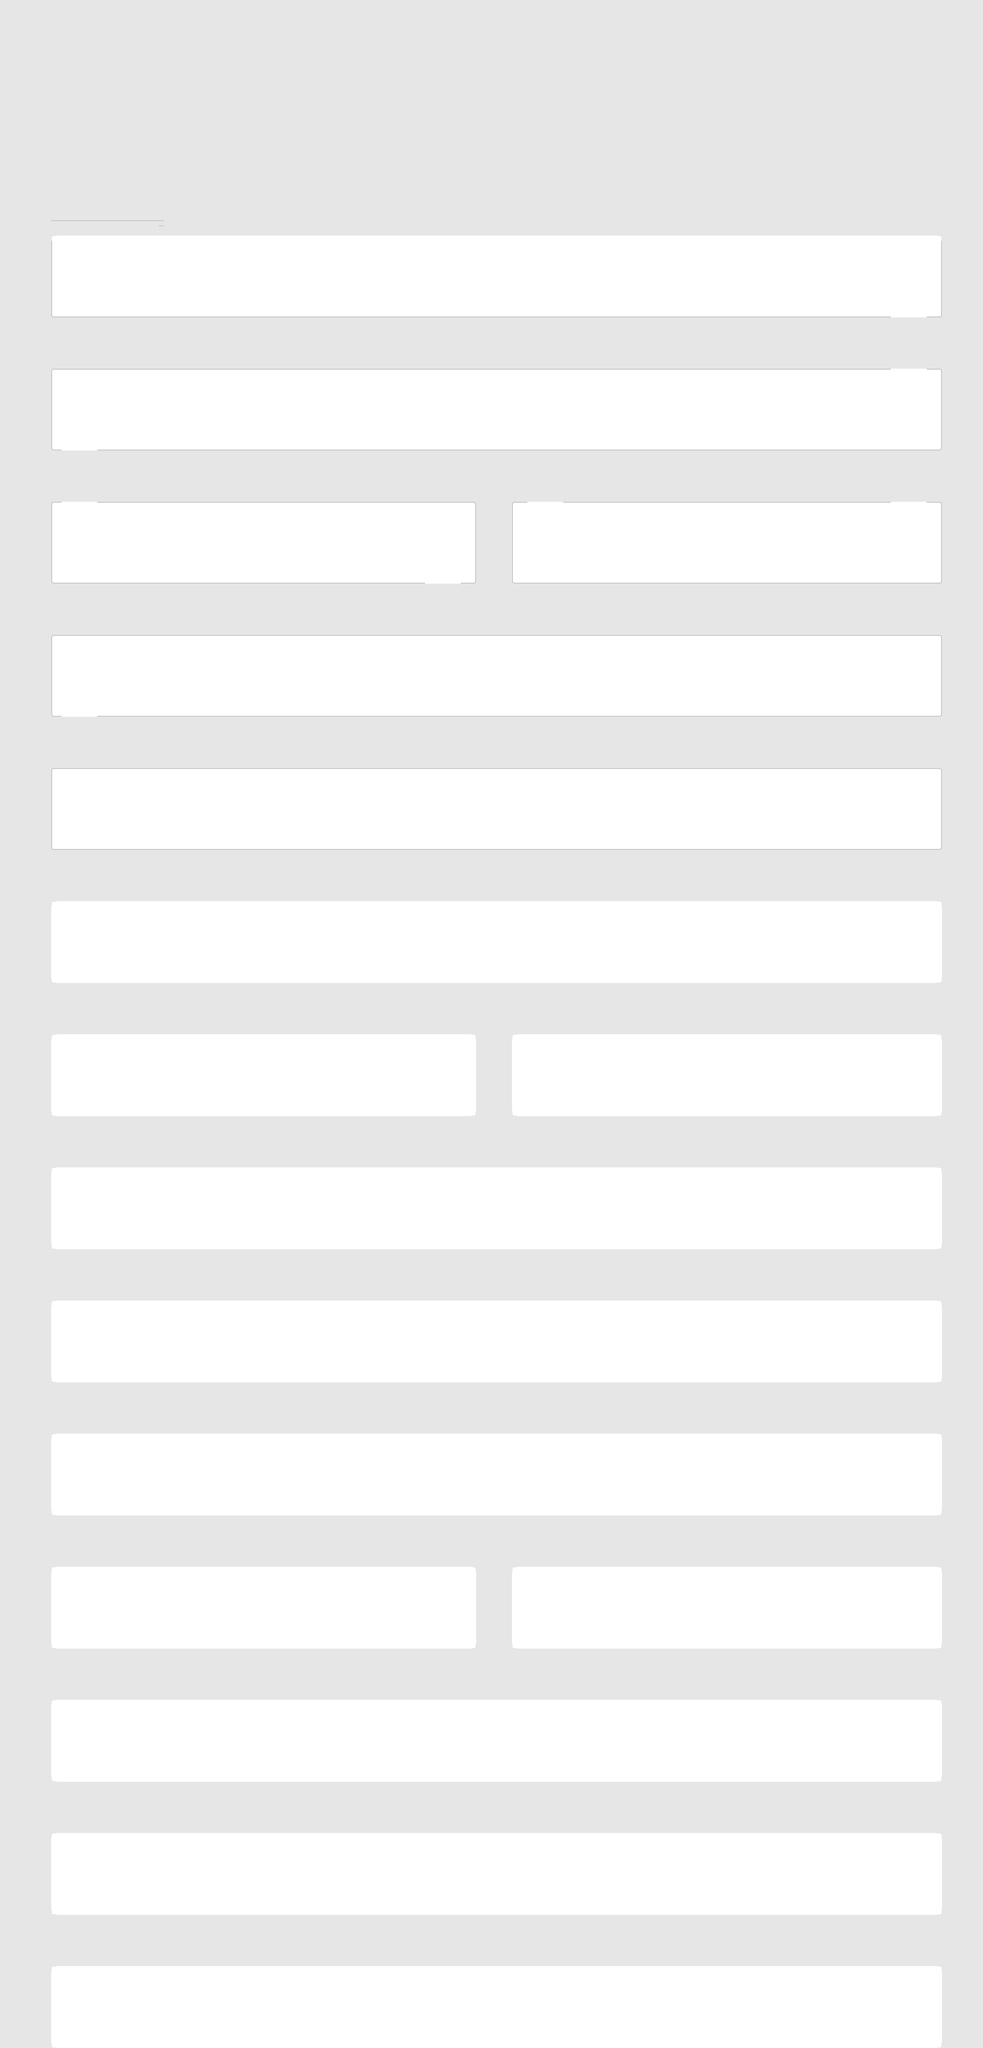

Tiled map render using the project's own tile images. Description and the map definition, with tile-layer contents summarised, below:
An orthogonal 192x400 tile map with 10x10 px tiles, 2 tile layers (Background Color, Collision Layer) and 691 objects.

<map version="1.0" orientation="orthogonal" renderorder="right-down" width="192" height="400" tilewidth="10" tileheight="10" nextobjectid="1698">
 <tileset firstgid="1" name="tiles" tilewidth="10" tileheight="10" tilecount="160" columns="20">
  <image source="../demo/demo-1/assets/imgs/tiles.png" width="200" height="80" />
 </tileset>
 <layer name="Background Color" width="192" height="400">
  <data>[76800 cells, 76800 non-empty, 6 distinct tile ids]</data>
 </layer>
 <layer name="Collision Layer" width="192" height="400">
  <data>[76800 cells, 1807 non-empty, 9 distinct tile ids]</data>
 </layer>
 <objectgroup name="Asterisks">
  <object id="1581" gid="67" x="300" y="600" width="10" height="10">
   <properties>
    <property name="field" value="name" />
   </properties>
  </object>
  <object id="1591" gid="67" x="850" y="520" width="10" height="10">
   <properties>
    <property name="field" value="name" />
   </properties>
  </object>
  <object id="1596" gid="67" x="1170" y="590" width="10" height="10">
   <properties>
    <property name="field" value="name" />
   </properties>
  </object>
  <object id="1602" gid="67" x="1490" y="850" width="10" height="10">
   <properties>
    <property name="field" value="email" />
   </properties>
  </object>
  <object id="1603" gid="67" x="1210" y="850" width="10" height="10">
   <properties>
    <property name="field" value="email" />
   </properties>
  </object>
  <object id="1605" gid="67" x="850" y="780" width="10" height="10">
   <properties>
    <property name="field" value="email" />
   </properties>
  </object>
  <object id="1609" gid="67" x="490" y="850" width="10" height="10">
   <properties>
    <property name="field" value="email" />
   </properties>
  </object>
  <object id="1631" gid="67" x="270" y="1050" width="10" height="10">
   <properties>
    <property name="field" value="password" />
   </properties>
  </object>
  <object id="1632" gid="67" x="270" y="1080" width="10" height="10">
   <properties>
    <property name="field" value="password" />
   </properties>
  </object>
  <object id="1633" gid="67" x="270" y="1020" width="10" height="10">
   <properties>
    <property name="field" value="password" />
   </properties>
  </object>
  <object id="1634" gid="67" x="440" y="1130" width="10" height="10">
   <properties>
    <property name="field" value="password" />
   </properties>
  </object>
  <object id="1635" gid="67" x="390" y="1130" width="10" height="10">
   <properties>
    <property name="field" value="password" />
   </properties>
  </object>
  <object id="1636" gid="67" x="490" y="1130" width="10" height="10">
   <properties>
    <property name="field" value="password" />
   </properties>
  </object>
  <object id="1637" gid="67" x="540" y="1130" width="10" height="10">
   <properties>
    <property name="field" value="password" />
   </properties>
  </object>
  <object id="1647" gid="67" x="1180" y="1070" width="10" height="10">
   <properties>
    <property name="field" value="passwordConfirm" />
   </properties>
  </object>
  <object id="1648" gid="67" x="1180" y="1040" width="10" height="10">
   <properties>
    <property name="field" value="passwordConfirm" />
   </properties>
  </object>
  <object id="1649" gid="67" x="1180" y="1010" width="10" height="10">
   <properties>
    <property name="field" value="passwordConfirm" />
   </properties>
  </object>
  <object id="1650" gid="67" x="1420" y="1130" width="10" height="10">
   <properties>
    <property name="field" value="passwordConfirm" />
   </properties>
  </object>
  <object id="1652" gid="67" x="1370" y="1130" width="10" height="10">
   <properties>
    <property name="field" value="passwordConfirm" />
   </properties>
  </object>
  <object id="1653" gid="67" x="1320" y="1130" width="10" height="10">
   <properties>
    <property name="field" value="passwordConfirm" />
   </properties>
  </object>
  <object id="1654" gid="67" x="1620" y="1130" width="10" height="10">
   <properties>
    <property name="field" value="passwordConfirm" />
   </properties>
  </object>
  <object id="1655" gid="67" x="1660" y="1100" width="10" height="10">
   <properties>
    <property name="field" value="passwordConfirm" />
   </properties>
  </object>
  <object id="1670" gid="67" x="260" y="1390" width="10" height="10">
   <properties>
    <property name="field" value="address" />
   </properties>
  </object>
  <object id="1672" gid="67" x="550" y="1390" width="10" height="10">
   <properties>
    <property name="field" value="address" />
   </properties>
  </object>
  <object id="1673" gid="67" x="930" y="1280" width="10" height="10">
   <properties>
    <property name="field" value="address" />
   </properties>
  </object>
  <object id="1675" gid="67" x="930" y="1310" width="10" height="10">
   <properties>
    <property name="field" value="address" />
   </properties>
  </object>
  <object id="1677" gid="67" x="930" y="1340" width="10" height="10">
   <properties>
    <property name="field" value="address" />
   </properties>
  </object>
  <object id="1678" gid="67" x="840" y="1390" width="10" height="10">
   <properties>
    <property name="field" value="address" />
   </properties>
  </object>
  <object id="1679" gid="67" x="1050" y="1390" width="10" height="10">
   <properties>
    <property name="field" value="address" />
   </properties>
  </object>
  <object id="1680" gid="67" x="1100" y="1390" width="10" height="10">
   <properties>
    <property name="field" value="address" />
   </properties>
  </object>
  <object id="1682" gid="67" x="1150" y="1390" width="10" height="10">
   <properties>
    <property name="field" value="address" />
   </properties>
  </object>
  <object id="1684" gid="67" x="1200" y="1390" width="10" height="10">
   <properties>
    <property name="field" value="address" />
   </properties>
  </object>
 </objectgroup>
 <objectgroup name="Coins">
  <object id="1585" gid="28" x="300" y="550" width="10" height="10">
   <properties>
    <property name="field" value="name" />
   </properties>
  </object>
  <object id="1586" gid="28" x="510" y="580" width="10" height="10">
   <properties>
    <property name="field" value="name" />
   </properties>
  </object>
  <object id="1587" gid="28" x="570" y="580" width="10" height="10">
   <properties>
    <property name="field" value="name" />
   </properties>
  </object>
  <object id="1588" gid="28" x="630" y="590" width="10" height="10">
   <properties>
    <property name="field" value="name" />
   </properties>
  </object>
  <object id="1589" gid="28" x="690" y="590" width="10" height="10">
   <properties>
    <property name="field" value="name" />
   </properties>
  </object>
  <object id="1593" gid="28" x="850" y="600" width="10" height="10">
   <properties>
    <property name="field" value="name" />
   </properties>
  </object>
  <object id="1595" gid="28" x="1060" y="560" width="10" height="10">
   <properties>
    <property name="field" value="name" />
   </properties>
  </object>
  <object id="1597" gid="28" x="1170" y="530" width="10" height="10">
   <properties>
    <property name="field" value="name" />
   </properties>
  </object>
  </objectgroup>
 <objectgroup name="Foreground Tiles" visible="0">
  <!-- 546 objects omitted --></objectgroup>
 <objectgroup name="Warp Up" visible="0">
  <properties>
   <property name="warpX" value="-200" />
   <property name="warpY" value="300" />
  </properties>
  <!-- 14 objects omitted --></objectgroup>
 <objectgroup name="Warp Down" visible="0">
  <properties>
   <property name="warpX" value="200" />
   <property name="warpY" value="-270" />
  </properties>
  <!-- 14 objects omitted --></objectgroup>
 <objectgroup name="Vacuums" visible="0">
  <!-- 28 objects omitted --></objectgroup>
</map>
<!-- 651 of 691 objects omitted -->
